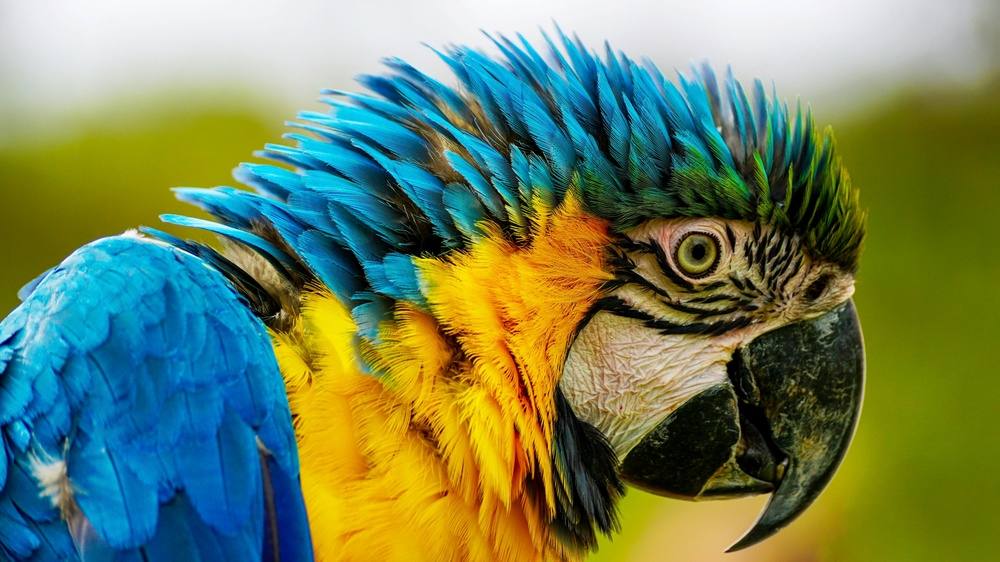
#> input picture perico.jpg, 1000 x 562 px, shrunk from 6000 x 3375 before the run
$ python fuzzy_c_means.py
#> lines starting #> are read from the running program, lines starting #| are printed output that depends on the picture; after the words box and inside, x2 and y2 are one past the last pixel; in counts of white or black regions, pixels touching at a corner belong together
import numpy as np
import matplotlib.pyplot as plt
from PIL import Image


plt.close('all')


image_ruta = 'perico.jpg'

try:
    imagen_original = Image.open(image_ruta).convert('L')
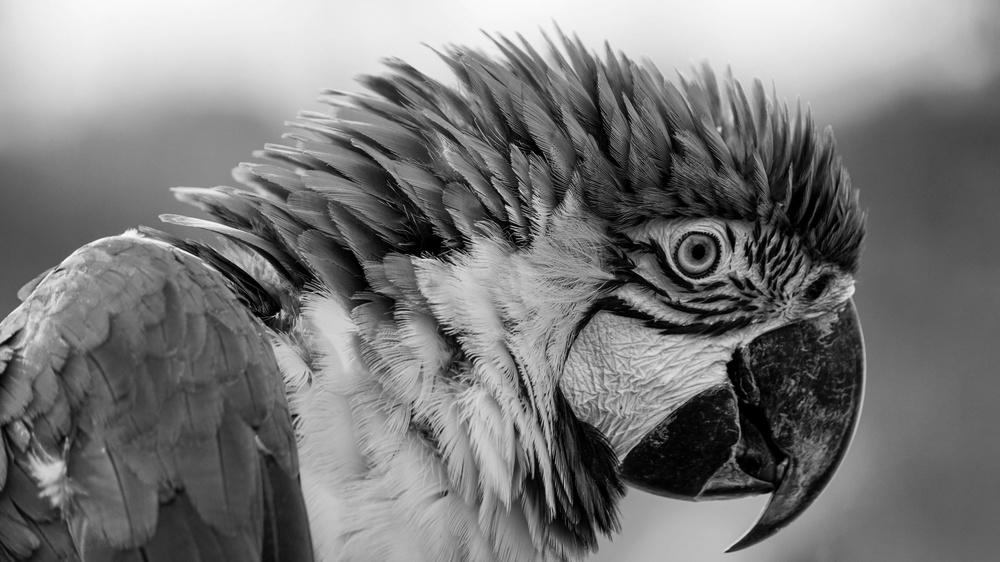
#> imagen_original: PIL image 1000x562 L; min 0, max 253, mean 120.9
except FileNotFoundError:
    print(f"La imagen no se encontró en la ruta: {image_ruta}")
    exit(1)

##################################################################################
############# Histograma
ancho, alto = imagen_original.size
#> ancho = 1000; alto = 562
histograma = [0] * 256
pixels = np.array(imagen_original).ravel()

for pixel in pixels:
    histograma[pixel] += 1
#> this loop made 562000 passes
#> pixel on passes 1 to 3: 216, 217, 218
#> after the loop, histograma = 256 values, max 6245 at index 95, min 0 at index 252, mean 2195.3


##################################################################################
############# Inicializar matriz de pertenencia
def generar_matriz_u(c, rango=256):
    return np.random.dirichlet(alpha=np.ones(c), size=rango).T


##################################################################################
############# Cálculo de la entropía de partición
def entropy_partition(u, c):
    suma_2 = 0
    for k in range(256):
        suma_1 = 0
        for i in range(c):
            if u[i, k] > 0:
                suma_1 += u[i, k] * np.log(u[i, k])
        suma_2 += suma_1
    PE = -(1 / (256 * np.log(1 / c))) * suma_2
    return PE

##################################################################################
############# Calcular centroides
def calcular_centroides(c, u, m, v, histograma):
    for k in range(c):
        suma_1 = 0
        suma_2 = 1e-9

        for i in range(256):
            peso = (u[k, i] ** m) * histograma[i]
            suma_1 += peso * i
            suma_2 += peso

        v[k] = suma_1 / suma_2

    return v


##################################################################################
############# Matriz de pertenencia
def actualizar_matriz_u(c, u, m, v):
    distancias = np.abs(np.arange(256)[:, np.newaxis] - v[np.newaxis, :]) + 1e-9
    potencias = (distancias ** (-2 / (m - 1)))
    u = potencias/ np.sum(potencias, axis=1, keepdims=True)
    return u.T

##################################################################################
############# Función gaussiana
def funcion_gaussiana(x, v_i, m=0.0005):
    return np.exp(-m * ((x - v_i) ** 2))


##################################################################################
############# Fuzzy C-Means con selección automática de clusters

m = 3
max_iter = 100
rango_clusters = range(2, 11)
mejor_entropia = np.inf
mejor_c = None


for c in rango_clusters:
    u = generar_matriz_u(c)
    v = np.linspace(np.min(histograma), np.max(histograma), c)

    for _ in range(max_iter):
        v = calcular_centroides(c, u, m, v, histograma)
        u = actualizar_matriz_u(c, u, m, v)

    entropia_actual = np.abs(entropy_partition(u, c))
    print(f"Clusters: {c}, Entropía: {entropia_actual}")

    if entropia_actual < mejor_entropia:
        mejor_entropia = entropia_actual
        mejor_c = c
#> after the loop, mejor_c = 4; mejor_entropia = 0.645

print(f"Número óptimo de clusters: {mejor_c}")
#| Número óptimo de clusters: 4

###################################################################################
################# Ejecutar Fuzzy C-Means con el número óptimo de clusters
c = mejor_c
#> c = 4
u = generar_matriz_u(c)
v = np.linspace(np.min(histograma), np.max(histograma), c)
#> v = [0, 2081.7, 4163.3, 6245]

for _ in range(max_iter):
    v = calcular_centroides(c, u, m, v, histograma)
    u = actualizar_matriz_u(c, u, m, v)
#> this loop made 100 passes
#> v on passes 1 to 12: [120.7, 120.8, 120.2, 120], [121.5, 122, 120.2, 119.8], [122.9, 123.7, 118.9, 117.7], [126.3, 128.6, 116.3, 113.2], [132.9, 137.7, 111.2, 105.7], [140.7, 148.5, 105.4, 96.47], [146.6, 161.4, 101.2, 88.66], [149.2, 172.3, 98.82, 80.12], [149.8, 180.8, 98, 73.05], [149.6, 187.5, 97.73, 66.65], [149.4, 193.6, 97.55, 60.7], [149.4, 199.4, 97.3, 55.24]


cluster_labels = np.argmax(u, axis=0)
#> cluster_labels = 256 values, max 3 at index 0, min 0 at index 126, mean 1.48
imagen_clasificada = np.array([cluster_labels[p] for p in pixels]).reshape((alto, ancho))
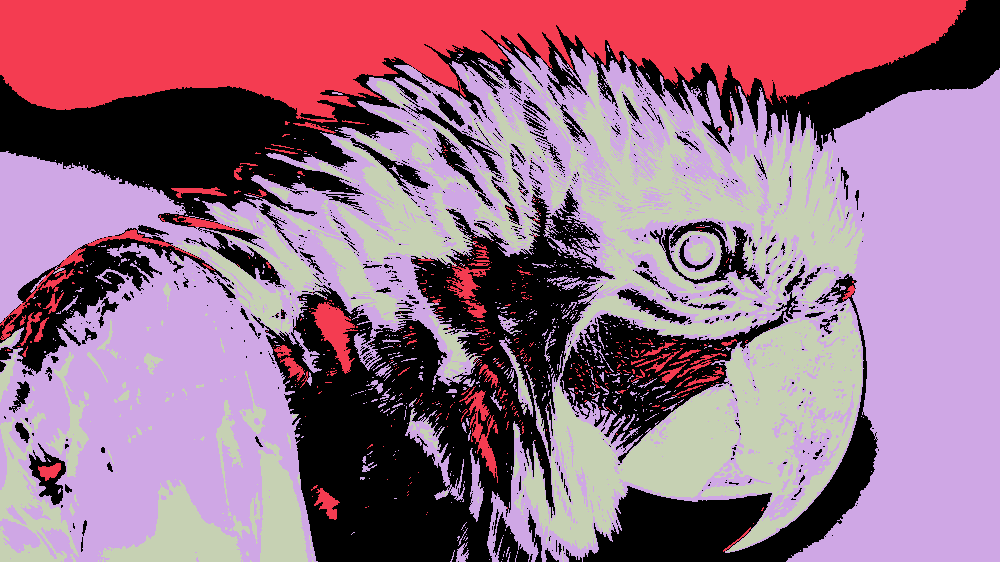
#> imagen_clasificada: shape (562, 1000) int64; 4 distinct labels, from 0 to 3; one colour per label, 0 black
imagen_clasificada = (imagen_clasificada * (255 // c)).astype(np.uint8)
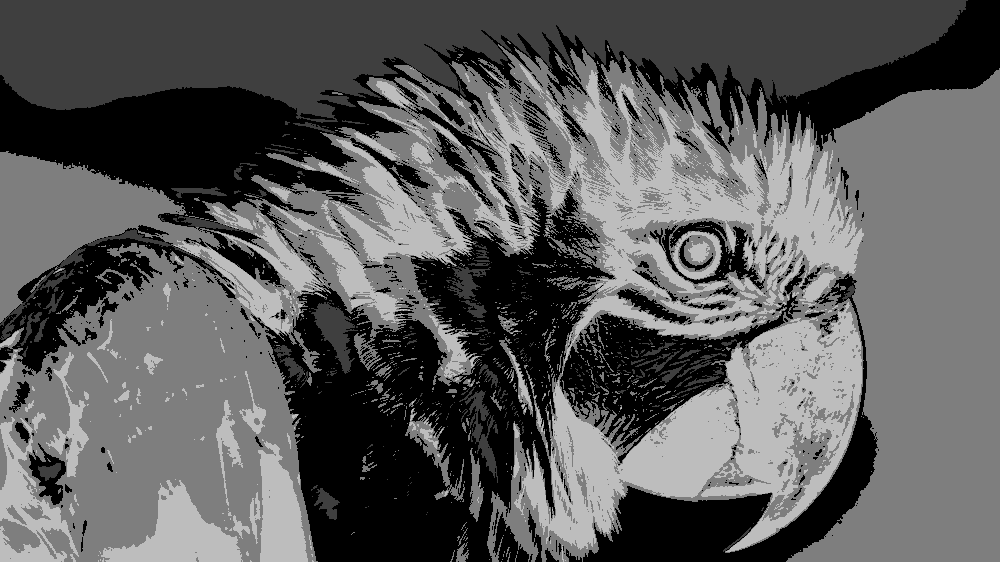
#> imagen_clasificada: shape (562, 1000); min 0, max 189, mean 91.9


##############################################################################
########## Mostrar imagen
plt.figure(figsize=(8, 5))
plt.imshow(imagen_original, cmap='gray')
plt.title('Imagen en escala de grises')
plt.axis("off")

###############################################################################
######### Mostrar la imagen clasificada
plt.figure(figsize=(8, 5))
plt.imshow(imagen_clasificada, cmap='gray') #jet
plt.title(f"Imagen Segmentada (FCM, {c} Clusters)")
plt.axis("off")


###############################################################################
############## Mostrar el histograma

x_vals = np.arange(0, 256)
f= np.array([funcion_gaussiana(x_vals, v_i) for v_i in v])


max_histograma = np.max(histograma)
#> max_histograma = 6245
max_f = np.max(f)
#> max_f = 1

f_ajust = max_histograma / max_f
#> f_ajust = 6245.1
funciones_membresia_ajustadas = f * f_ajust


plt.figure(figsize=(8,5))
plt.bar(range(256), histograma, alpha=0.5, label="Histograma")
plt.title('Histograma')


for i in range(c):
    plt.plot(x_vals, funciones_membresia_ajustadas[i], label=f"Función de Membresia {i+1}")

for i in range(c):
    plt.scatter(v[i], 0, color='red', marker='x', label=f"Centroide {i+1} ({v[i]:.2f})")

plt.legend()
plt.show()
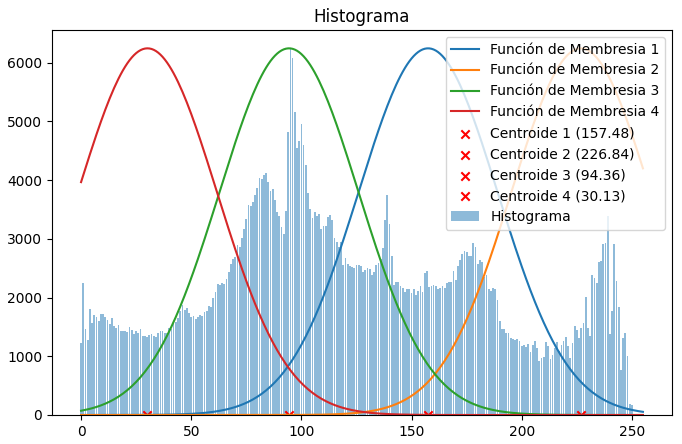
#> figure drawn by matplotlib, 1 panel; tallest bar 6245 high, from x = 94.6 to 95.4; curve peaks at x = 157, y = 6244.3; curve peaks at x = 227, y = 6245; curve peaks at x = 94, y = 6244.6

$ run again, with panda.jpg copied over perico.jpg
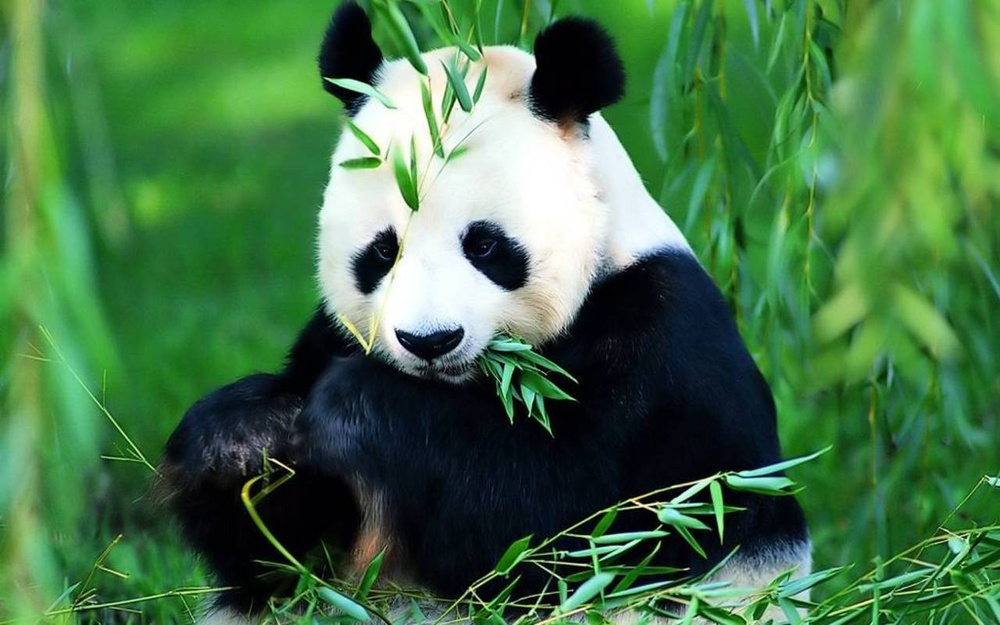
#> input picture panda.jpg, 1000 x 625 px, shrunk from 1280 x 800 before the run
#> the loop `for pixel in pixels:` made 625000 passes
#> pixel on passes 1 to 3: 102, 103, 105
#> after the loop `for pixel in pixels:`: histograma = 256 values, max 10398 at index 2, min 401 at index 0, mean 2441.4
#> after the loop `for c in rango_clusters:`: mejor_c = 3; mejor_entropia = 0.639
#| Número óptimo de clusters: 3
#> c = 3
#> the loop `for _ in range(max_iter):` made 100 passes
#> v on passes 1 to 8: [102.1, 99.6, 87.09], [109.7, 104.2, 80.86], [119, 107.7, 73.77], [128.9, 108.7, 66.1], [139.2, 107.6, 57.55], [148.9, 105.8, 47.62], [158.1, 104, 36.89], [166.8, 102.5, 27.5]
#> cluster_labels = 256 values, max 2 at index 0, min 0 at index 166, mean 0.883
#> `imagen_clasificada = (imagen_clasificada * (255 // c)).astype(np.uint8)`:
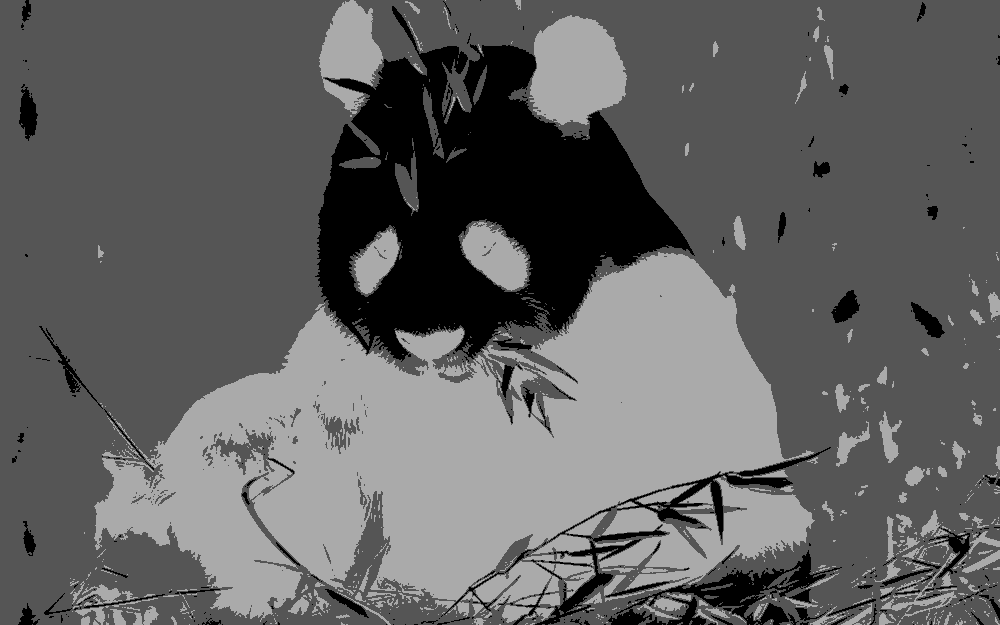
#> imagen_clasificada: shape (625, 1000); min 0, max 170, mean 97.3
#> max_histograma = 10398
#> max_f = 1
#> f_ajust = 10398.6
#> `plt.show()`:
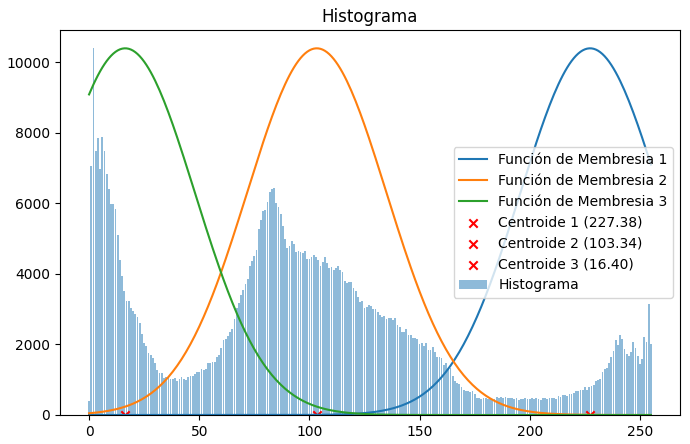
#> figure drawn by matplotlib, 1 panel; tallest bar 10398 high, from x = 1.6 to 2.4; curve peaks at x = 227, y = 10397.9; curve peaks at x = 103, y = 10398; curve peaks at x = 16, y = 10397.8

$ run again, with leon.jpeg copied over perico.jpg
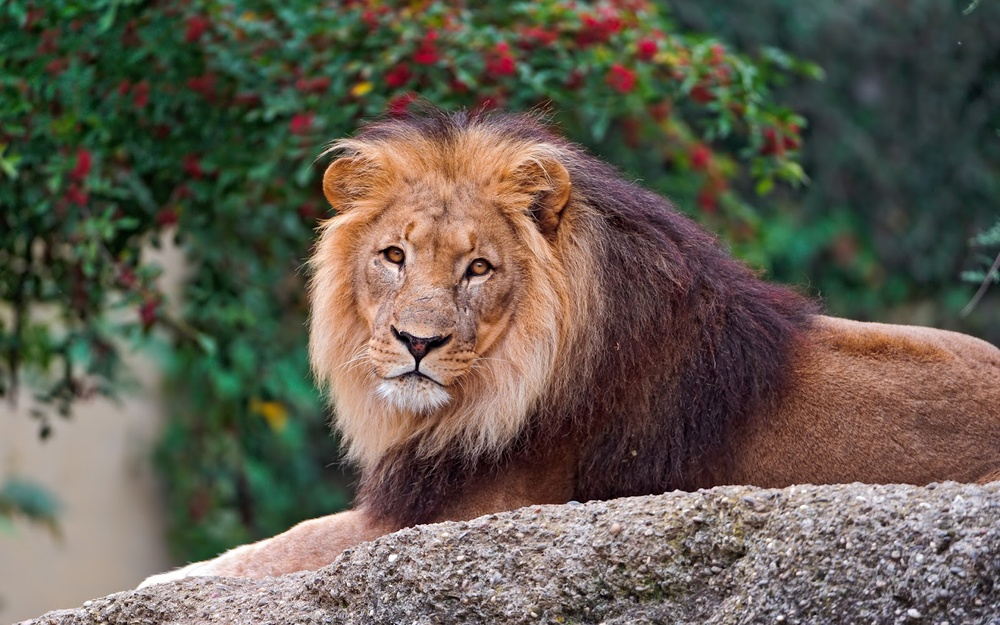
#> input picture leon.jpeg, 1000 x 625 px, shrunk from 1600 x 1000 before the run
#> the loop `for pixel in pixels:` made 625000 passes
#> pixel on passes 1 to 3: 109, 103, 97
#> after the loop `for pixel in pixels:`: histograma = 256 values, max 8241 at index 55, min 8 at index 0, mean 2441.4
#> after the loop `for c in rango_clusters:`: mejor_c = 2; mejor_entropia = 0.701
#| Número óptimo de clusters: 2
#> c = 2
#> the loop `for _ in range(max_iter):` made 100 passes
#> v on passes 1 to 8: [97.49, 88.62], [104.7, 82.49], [118.4, 73.29], [134, 64.93], [145.2, 60.38], [151.5, 58.76], [154.8, 58.43], [156.4, 58.48]
#> cluster_labels = 256 values, max 1 at index 0, min 0 at index 109, mean 0.426
#> `imagen_clasificada = np.array([cluster_labels[p] for p in pixels]).res..`:
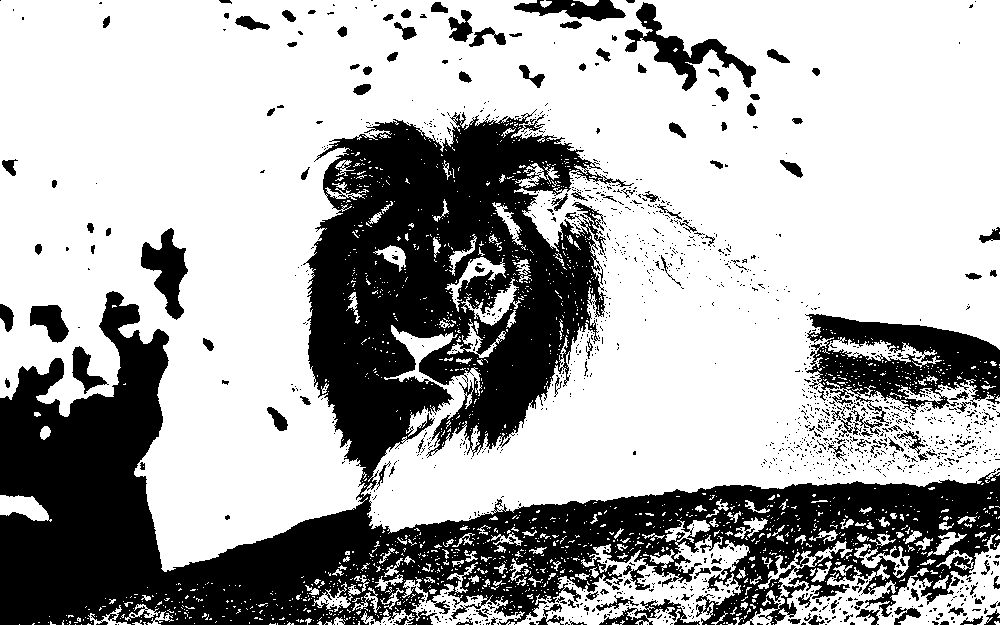
#> imagen_clasificada: shape (625, 1000) int64; values 0 (black) and 1 (white), 67.3% white; 1458 black regions (1316 under 20 px), largest, box (x1, y1, x2, y2) and area: (0, 109, 1000, 625) 171146, (805, 314, 1000, 426) 10752, (625, 2, 756, 91) 2892
#> max_histograma = 8241
#> max_f = 1
#> f_ajust = 8241.1
#> `plt.show()`:
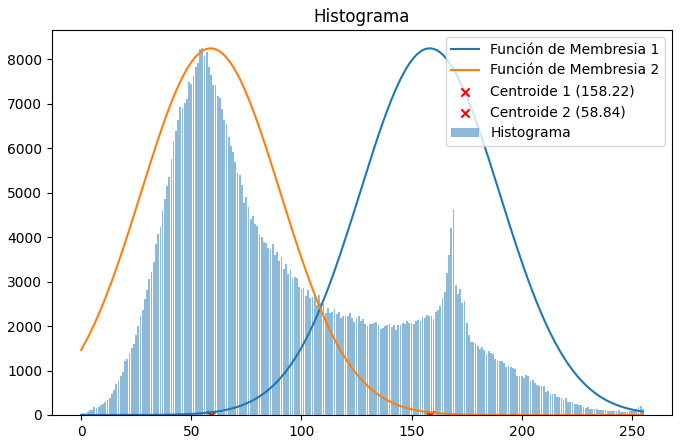
#> figure drawn by matplotlib, 1 panel; tallest bar 8241 high, from x = 54.6 to 55.4; curve peaks at x = 158, y = 8240.9; curve peaks at x = 59, y = 8241
